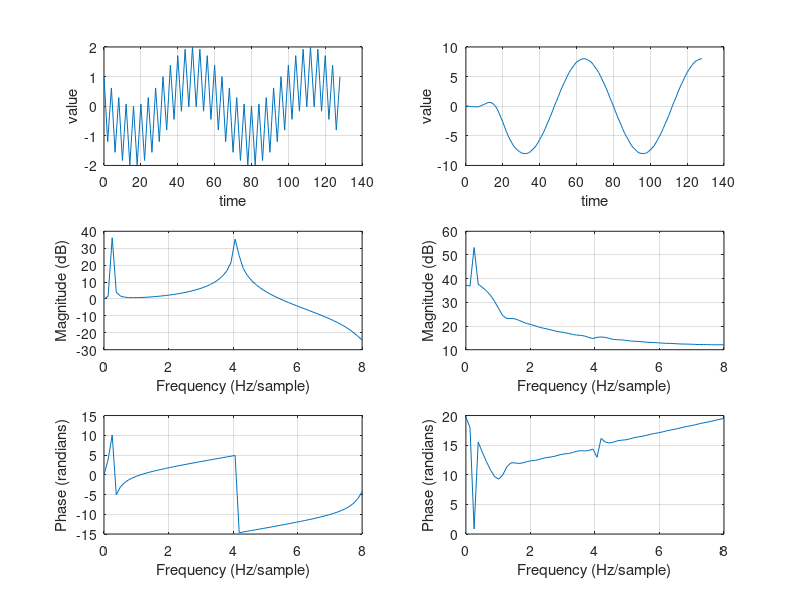

Reproduce this figure in MATLAB. (Note: this script raises an error after producing the figure.)
% lab3 procedure file

format long
d1 = mod(111521035,10);     % student id : 111521035
p = mod (d1, 3);     % p = 5%3 = 2
switch (p)
    case 0
        a = 12;
        b = 12;
    case 1
        a = 11;
        b = 13;
    case 2
        a = 13;
        b = 11;
end
    
upper_bound3 = 2^a;
upper_bound4 = 2^b;

Alpha = 0.5; %alpha
T = 1;       % sampling cycle
Ts = T/8;    % sampling frequence


%% procedure 1
format long

hp_array = zeros(1,33);  % to save the result of function.
for n = -16:16
    t = n * (1/8);
    hp_array(1,n+17) = 1/sqrt(T)*((1-Alpha)*sinc((1-Alpha)*t/T) + ...
                            Alpha*(sinc(Alpha*t/T+1/4)*cos(pi*t/T + pi/4) + ...
                                    sinc(Alpha*t/T-1/4)*cos(pi*t/T-pi/4)));
end

ff_hp_array = fft(hp_array);    %convert function to frequency domain
mag = 20*log10(abs(ff_hp_array)); % caculate magnitude of function
phase = angle(ff_hp_array)*2*pi; % caculate phase of function

faxis = 4*linspace(0,1,17); %   fs/sample

% plot1 'time domain'
subplot(311),plot((-16:16), hp_array)
xlabel('time');
ylabel('value');
grid on;

% plot2 'magnitude of frequency domain'
subplot(312),plot(faxis, mag(1:17));
% subplot(312),plot(faxis, mag);
xlabel('Frequency (Hz/sample)'), ylabel('Magnitude (dB)');
grid on;

% plot3 'phase of frequency domain'
subplot(313),plot(faxis, phase(1:17));
% subplot(313),plot(faxis, phase);
xlabel('Frequency (Hz/sample)'), ylabel('Phase (deg)');
grid on;


%% Procdure 2
format long

x_array = zeros(1,129); % array to save the input values
for n = 0:128
    x_array(1,n+1) = sin(-2*pi*n/64)+cos(2*pi*n/4);
end

y_array = zeros(1,129); % array to save the output values
for n = 1:129
    for m = 1:n
        if m>33  % The 'hp_array' length is 33, so 'm' cannot more than 33.
              break 
        end
        y_array(1,n) = y_array(1,n) + x_array(1,n-m+1)* hp_array(1,m);
    end
end

ttf_x_func = fft(x_array); % Fourier Transform of x_func
ttf_y_func = fft(y_array); % Fourier Transform of y_func
mag_x = 20*log10(abs(ttf_x_func)); % caculate magnitude of ttf_x_func
mag_y = 20*log10(abs(ttf_y_func)); % caculate magnitude of ttf_y_func
phase_x = angle(ttf_x_func)*2*pi; % caculate phase of ttf_x_func
phase_y = angle(ttf_y_func)*2*pi; % caculate phase of ttf_y_func
faxis_p2 = 8*linspace(0,1,64);

% plot1 'time domain'
subplot(321),plot((0:128), x_array)
xlabel('time');
ylabel('value');
grid on;

subplot(322),plot((0:128), y_array)
xlabel('time');
ylabel('value');
grid on;

% plot2 'magnitude of frequency domain'
subplot(323),plot(faxis_p2, mag_x(1:64));
xlabel('Frequency (Hz/sample)'), ylabel('Magnitude (dB)');
grid on;

subplot(324),plot(faxis_p2, mag_y(1:64));
xlabel('Frequency (Hz/sample)'), ylabel('Magnitude (dB)');
grid on;

% plot3 'phase of frequency domain'
subplot(325),plot(faxis_p2, phase_x(1:64));
xlabel('Frequency (Hz/sample)'), ylabel('Phase (randians)');
grid on;

subplot(326),plot(faxis_p2, phase_y(1:64));
xlabel('Frequency (Hz/sample)'), ylabel('Phase (randians)');
grid on;


%% procedure 3
format long

input_test_region = 17-6+1;

x_trunsction = zeros(1,129);
h_trunsction = zeros(1,33);
y_trunsction = zeros((input_test_region),129);
error = zeros(1,(input_test_region));

for j = 6:17
    fraction_length = j;
    
    for i = 1:129
        x_trunsction(1,i) = truncation(x_array(1,i),fraction_length);
    end
    
%     for i = 1:33
%         h_trunsction(1,i) = truncation(hp_array(1,i), fraction_length);
%     end
    
    for n = 1:129
        for m = 1:n
            if m>33  % The 'hp_array' length is 33, so 'm' cannot more than 33.
                  break 
            end
            y_trunsction(j-5,n) = y_trunsction(j-5,n) + x_trunsction(1,n-m+1)* hp_array(1,m);
        end
    end
    error(1,j-5) = sqrt(sum((y_trunsction(j-5,:) - y_array) .^2)/129);
end

plot((6:17),error)
set(gca, 'YScale', 'log')

hold on
upper_bound(1,1:12) = 2^-13;
plot((6:17),upper_bound)
